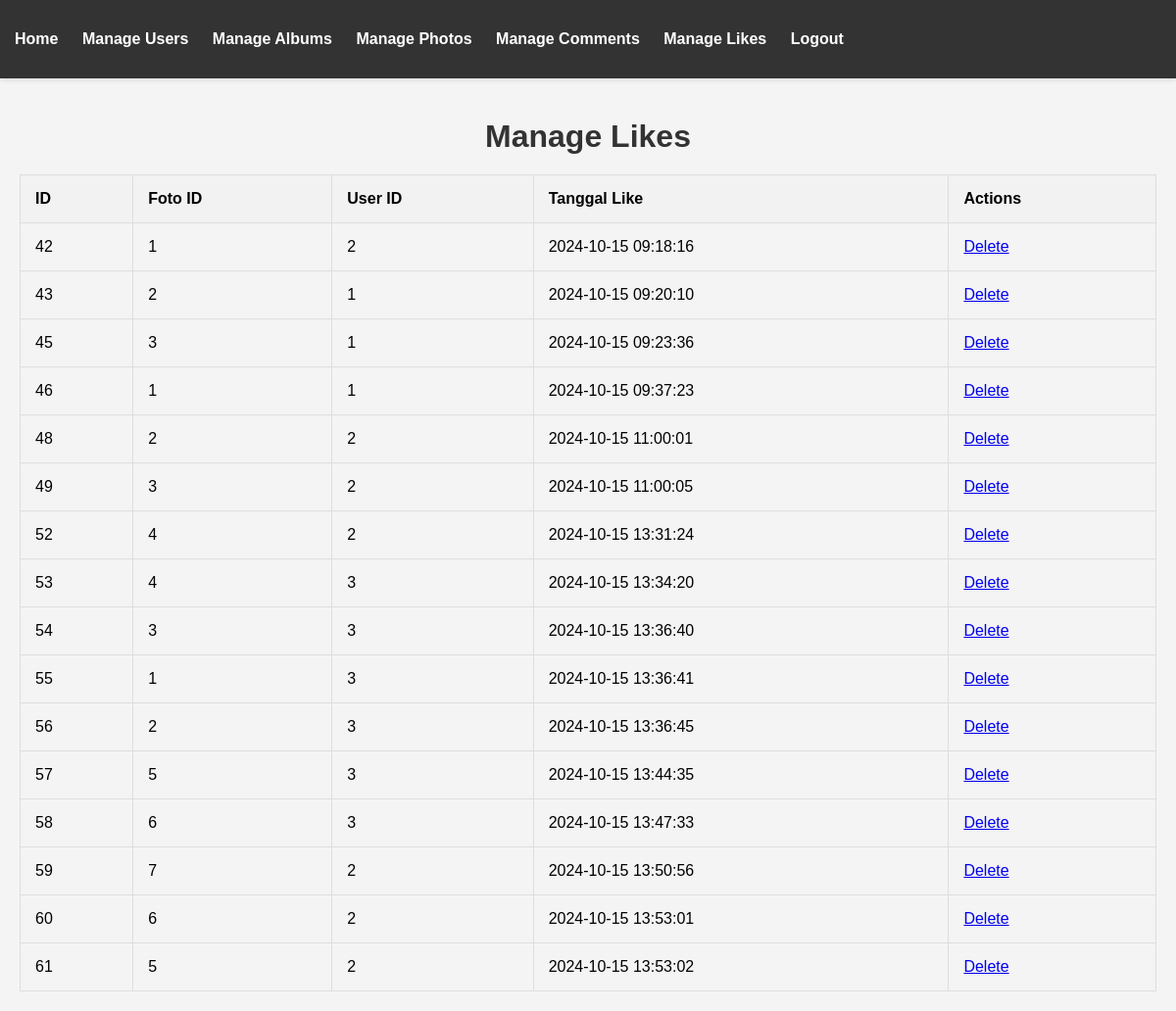
Screenshot of /gallery/admin/manage_likes.php (signed in) with the database file from the repository.
### tables this page shows
CREATE TABLE `likefoto` (
  `LikeID` int(11) NOT NULL,
  `FotoID` int(11) NOT NULL,
  `UserID` int(11) NOT NULL,
  `TanggalLike` datetime NOT NULL DEFAULT current_timestamp()
);

### gallery/admin/manage_likes.php (the view, shortened to what this page needs)
<?php
include_once("../config/koneksi.php");
$sql_likes = "SELECT * FROM likefoto";
$result_likes = $kon->query($sql_likes);
?>
<!DOCTYPE html>
<html lang="en">
<head>
    <link href="css/admin.css" rel="stylesheet">
</head>
<body>
<?php include('admin_nav.php'); ?>
<div class="container">
    <h1>Manage Likes</h1>
    <table>
        <thead>
            <tr>
                <th>ID</th>
                <th>Foto ID</th>
                <th>User ID</th>
                <th>Tanggal Like</th>
                <th>Actions</th>
            </tr>
        </thead>
        <tbody>
            <?php while($like = $result_likes->fetch_assoc()): ?>
            <tr>
                <td><?php echo $like['LikeID']; ?></td>
                <td><?php echo $like['FotoID']; ?></td>
                <td><?php echo $like['UserID']; ?></td>
                <td><?php echo $like['TanggalLike']; ?></td>
                <td>
                    <a href="like/delete_like.php?id=<?php echo $like['LikeID']; ?>" onclick="return confirm('Are you sure?')">Delete</a>
                </td>
            </tr>
            <?php endwhile; ?>
        </tbody>
    </table>
</div>
</body>
</html>

### gallery/admin/css/admin.css (style rules this page uses)
body { font-family: 'Arial', sans-serif; margin: 0; padding: 0; background-color: #f4f4f4; transition: background-color 0.3s ease; }
.container { padding: 20px; max-width: 1200px; margin: auto; }
h1 { color: #333; margin-bottom: 20px; text-align: center; }
table { width: 100%; border-collapse: collapse; margin-top: 20px; }
table, th, td { border: 1px solid #ddd; }
th, td { padding: 15px; text-align: left; }
th { background-color: #f2f2f2; }

### rows the page displays
likefoto: LikeID "42", FotoID "1", UserID "2", TanggalLike "2024-10-15 09:18:16"
likefoto: LikeID "43", FotoID "2", UserID "1", TanggalLike "2024-10-15 09:20:10"
likefoto: LikeID "45", FotoID "3", UserID "1", TanggalLike "2024-10-15 09:23:36"
likefoto: LikeID "46", FotoID "1", UserID "1", TanggalLike "2024-10-15 09:37:23"
likefoto: LikeID "48", FotoID "2", UserID "2", TanggalLike "2024-10-15 11:00:01"
likefoto: LikeID "49", FotoID "3", UserID "2", TanggalLike "2024-10-15 11:00:05"
likefoto: LikeID "52", FotoID "4", UserID "2", TanggalLike "2024-10-15 13:31:24"
likefoto: LikeID "53", FotoID "4", UserID "3", TanggalLike "2024-10-15 13:34:20"
likefoto: LikeID "54", FotoID "3", UserID "3", TanggalLike "2024-10-15 13:36:40"
likefoto: LikeID "55", FotoID "1", UserID "3", TanggalLike "2024-10-15 13:36:41"
likefoto: LikeID "56", FotoID "2", UserID "3", TanggalLike "2024-10-15 13:36:45"
likefoto: LikeID "57", FotoID "5", UserID "3", TanggalLike "2024-10-15 13:44:35"
likefoto: LikeID "58", FotoID "6", UserID "3", TanggalLike "2024-10-15 13:47:33"
likefoto: LikeID "59", FotoID "7", UserID "2", TanggalLike "2024-10-15 13:50:56"
likefoto: LikeID "60", FotoID "6", UserID "2", TanggalLike "2024-10-15 13:53:01"
likefoto: LikeID "61", FotoID "5", UserID "2", TanggalLike "2024-10-15 13:53:02"
